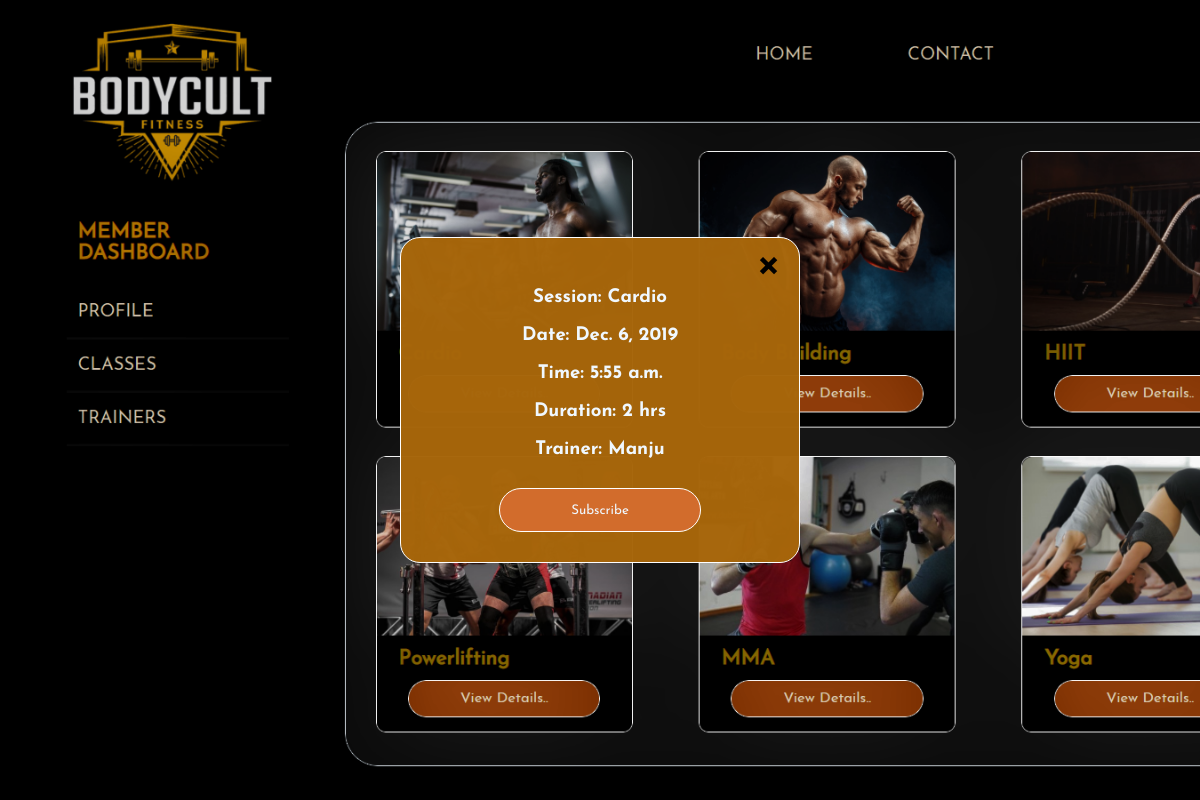
Page /details/1/ on the committed database.
### body/models.py (models this page shows, shortened)
class Session(models.Model):
    member= models.ForeignKey(Member, on_delete=models.CASCADE, null=True, blank=True)
    trainer= models.ForeignKey(Trainer, on_delete=models.CASCADE, null=True, blank=True)
    name = models.ForeignKey(Workout, on_delete=models.CASCADE, null=True, blank=True)
    date = models.DateField(default=1)
    time= models.TimeField(default=1)
    duration = models.IntegerField()

class Workout(models.Model):
    name = models.CharField(max_length=20)
    image = models.ImageField(upload_to="pics/", null=True, blank=True)
    def __str__(self):
        return self.name

class Trainer(models.Model):
    trainer= models.ForeignKey(User, on_delete=models.CASCADE, null=True, blank=True,related_name="trainers")
    name = models.CharField(max_length=20,default=True)
    phone = models.IntegerField(default=0)
    age= models.IntegerField()
    GENDER_CHOICES = (
        ('M', 'Male'),
        ('F', 'Female'),
    )
    gender = models.CharField(default=1,max_length=1, choices=GENDER_CHOICES)
    experience=models.IntegerField()
    skills=models.TextField(max_length=150)
    def __str__(self):
        return self.name

### body/views.py (the view)
# urls.py: path('details/<int:pk>/', details),
def details(request,pk):
    work = Workout.objects.get(pk=pk)
    print(work)
    session = Session.objects.get(name=work)
    print(session.date)
    return render(request,"details.html",{"session":session})

### body/templates/details.html (shortened to what this page needs)
<!DOCTYPE html>
<html lang="en">
<head>
     <link rel="stylesheet" type="text/css" href="/static/Dashboard.css">
</head>
<body>
    <div class="modal" >
        <div class="modal1-contents">
         <div class="close"><a href="/mclass/">+</a></div>
        <h3>
           Session: {{session.name}}<br><br>
              Date: {{session.date}}<br><br>
            Time: {{session.time}} <br><br>
           Duration: {{session.duration}} hrs <br><br>
           Trainer: {{session.trainer}} <br><br>
        </h3>
        <form action="/subscribe/{{session.id}}/" method="POST">
        <button id="choose" type="submit">
                Subscribe
         </button>
        </form>
        </div>
    </div>
</body>
</html>

### body/static/Dashboard.css (style rules this page uses)
* { color:aliceblue; background-color:black; margin: 0; padding: 0; box-sizing: border-box; font-family: 'Josefin Sans', sans-serif; }
a { text-decoration: none; color: antiquewhite; }
form { background:transparent; }
.modal { background-image: url(/static/Images/bodycult7.png); background-size: cover; width: 100%; height: 100%; position: absolute; top:0; display: flex; justify-content: center; align-items: center; }
.modal1-contents { border: 1.5px solid white; height: auto; width: 400px; background-color: rgba(167, 102, 11, 0.986); text-align: center; padding: 20px; position: relative; border-radius: 20px; }
.modal1-contents h3 { background:transparent; margin-top:30px; justify-content: center; }
.close { background: transparent; position: absolute; top: 0; right:15px; font-size: 55px; color: #333; transform: rotate(45deg); cursor: pointer; }
.close a { background: transparent; color:black; }
#choose { border:1px solid white; border-radius:50px; background-color: rgba(211, 109, 45, 0.99); margin:10px; padding: 4% 20%; }

### rows in the picture
Session: name "Cardio", date "Dec. 6, 2019", time "5:55 a.m.", duration "2", trainer "Manju"
